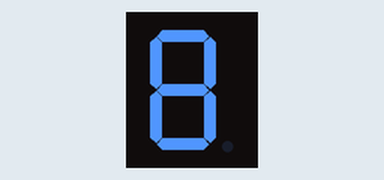
Recording of a sketch running on a simulated Arduino Uno, built with avr-gcc and run on an emulated ATmega328P. On the bench: 1-digit seven-segment display. Wiring (inferred from the names in the program): 1-digit 7-segment display, segments lit when LOW: segments pin 2, pin 3, pin 4, pin 5, pin 6, pin 8, pin 9. The segment pins are drawn as the display they are named for.

Above: at 0.1 s.
At 1.1 s:
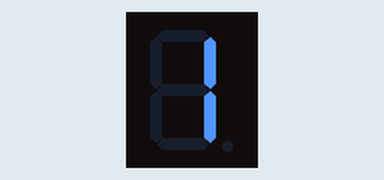
At 2.1 s:
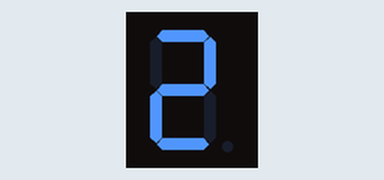
At 5.1 s:
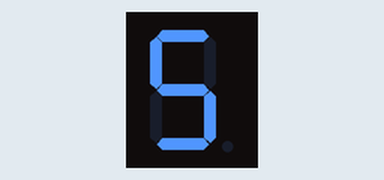
At 7.1 s:
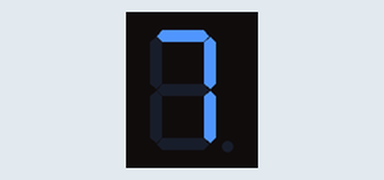
At 10.1 s:
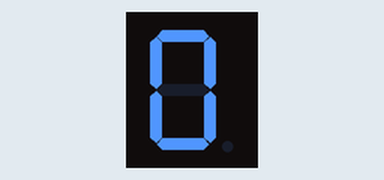

Measured:
- by itself, everything shown: repeats every 10.0 s, in 11 steps
- what the display in image 1 shows lasts 1.0 s, from 1.0 s to 2.0 s

The sketch:

Contadordesegmentos.ino
```cpp
// (licence header left out)
// Seven segment display
int a = 2;
int b = 3;
int c = 4;
int d = 5;
int e = 6;
int f = 8;
int g = 9;

// Acende segmento baseado no dígito
void displayDigit(int digit) {
  // a
  if (digit != 1 && digit != 4) {
    digitalWrite(a, LOW);
  }

  // b
  if (digit != 5 && digit != 6) {
    digitalWrite(b, LOW);
  }

  // c
  if (digit != 2) {
    digitalWrite(c, LOW);
  }

  // d
  if (digit != 1 && digit != 4 && digit != 7) {
    digitalWrite(d, LOW);
  }

  // e
  if (digit == 2 || digit == 6 || digit == 8 || digit == 0) {
    digitalWrite(e, LOW);
  }

  // f
  if (digit != 1 && digit != 2 && digit != 3 && digit != 7) {
    digitalWrite(f, LOW);
  }

  // g
  if (digit != 0 && digit != 1 && digit != 7) {
    digitalWrite(g, LOW);
  }
}

// Apaga todos segmentos
void turnOff() {
  digitalWrite(a, HIGH);
  digitalWrite(b, HIGH);
  digitalWrite(c, HIGH);
  digitalWrite(d, HIGH);
  digitalWrite(e, HIGH);
  digitalWrite(f, HIGH);
  digitalWrite(g, HIGH);
}

void setup() {
  pinMode(a, OUTPUT);
  pinMode(b, OUTPUT);
  pinMode(c, OUTPUT);
  pinMode(d, OUTPUT);
  pinMode(e, OUTPUT);
  pinMode(f, OUTPUT);
  pinMode(g, OUTPUT);
}

void loop() {
  // Exibe do 0 ao 9 com intervalos de 1 segundo
  for (int i = 0; i < 10; i++) {
    displayDigit(i);
    delay(1000);
    turnOff();
  }
}
```
